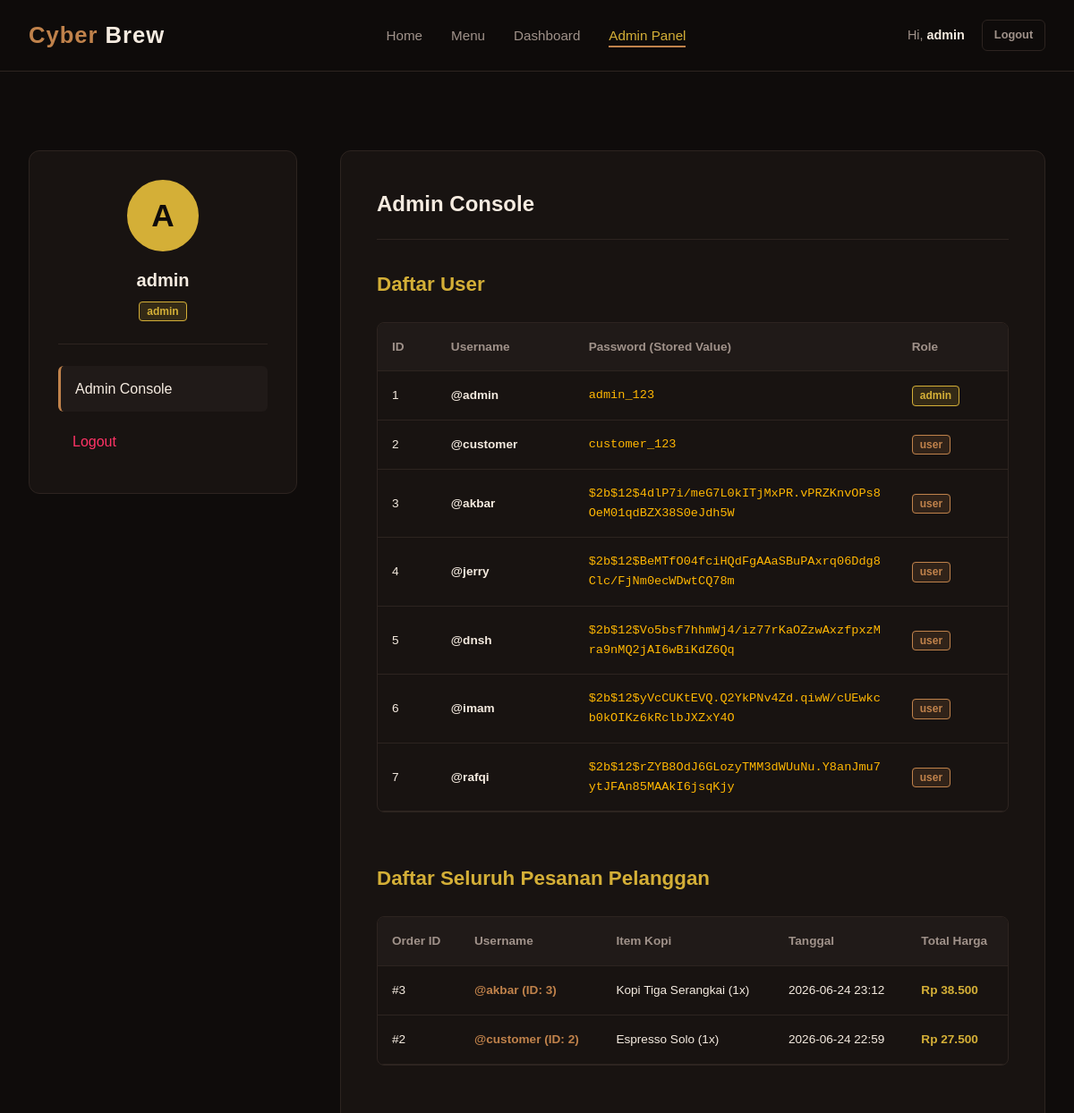
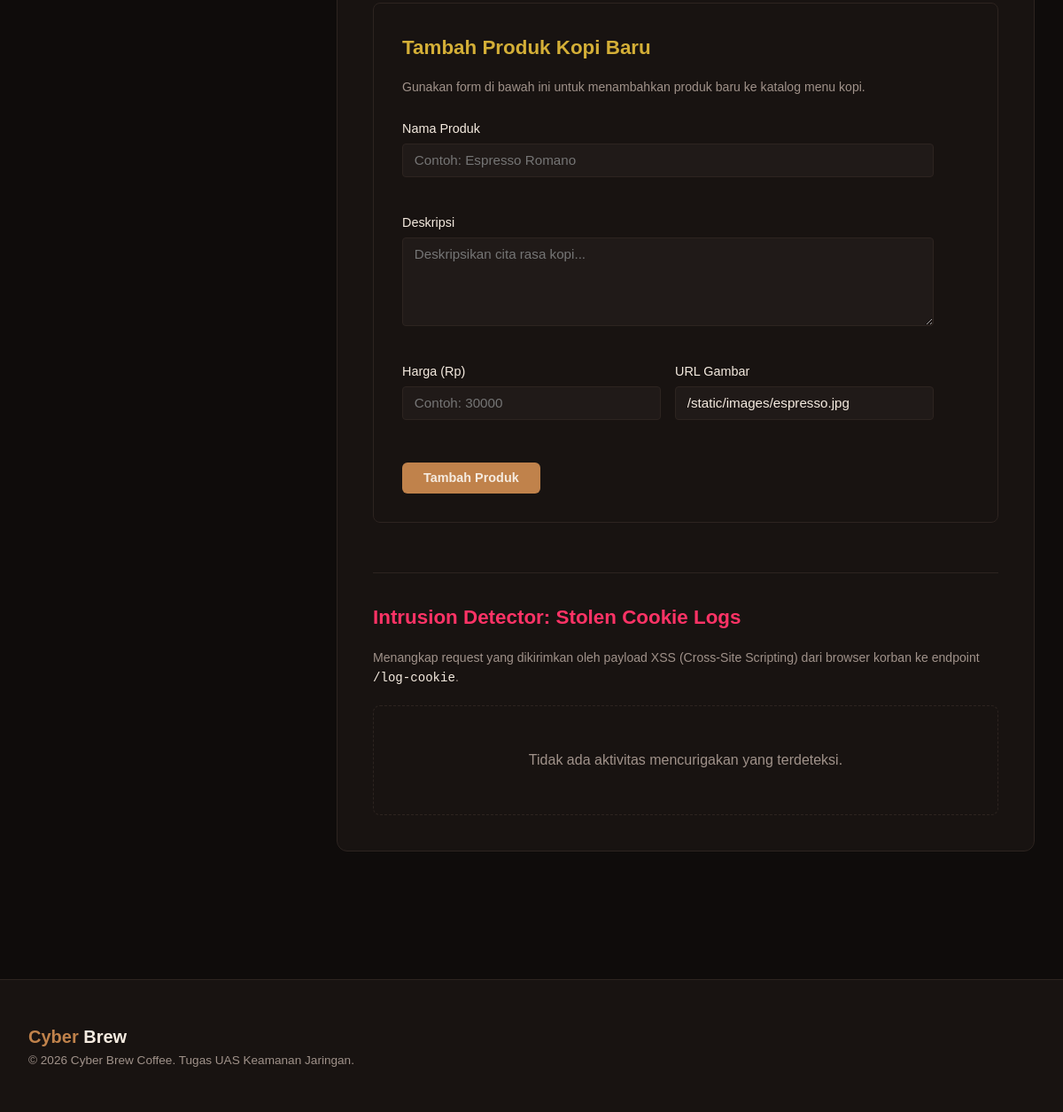
Page /admin (signed in) on the earlier database version (2 pictures, top to bottom).
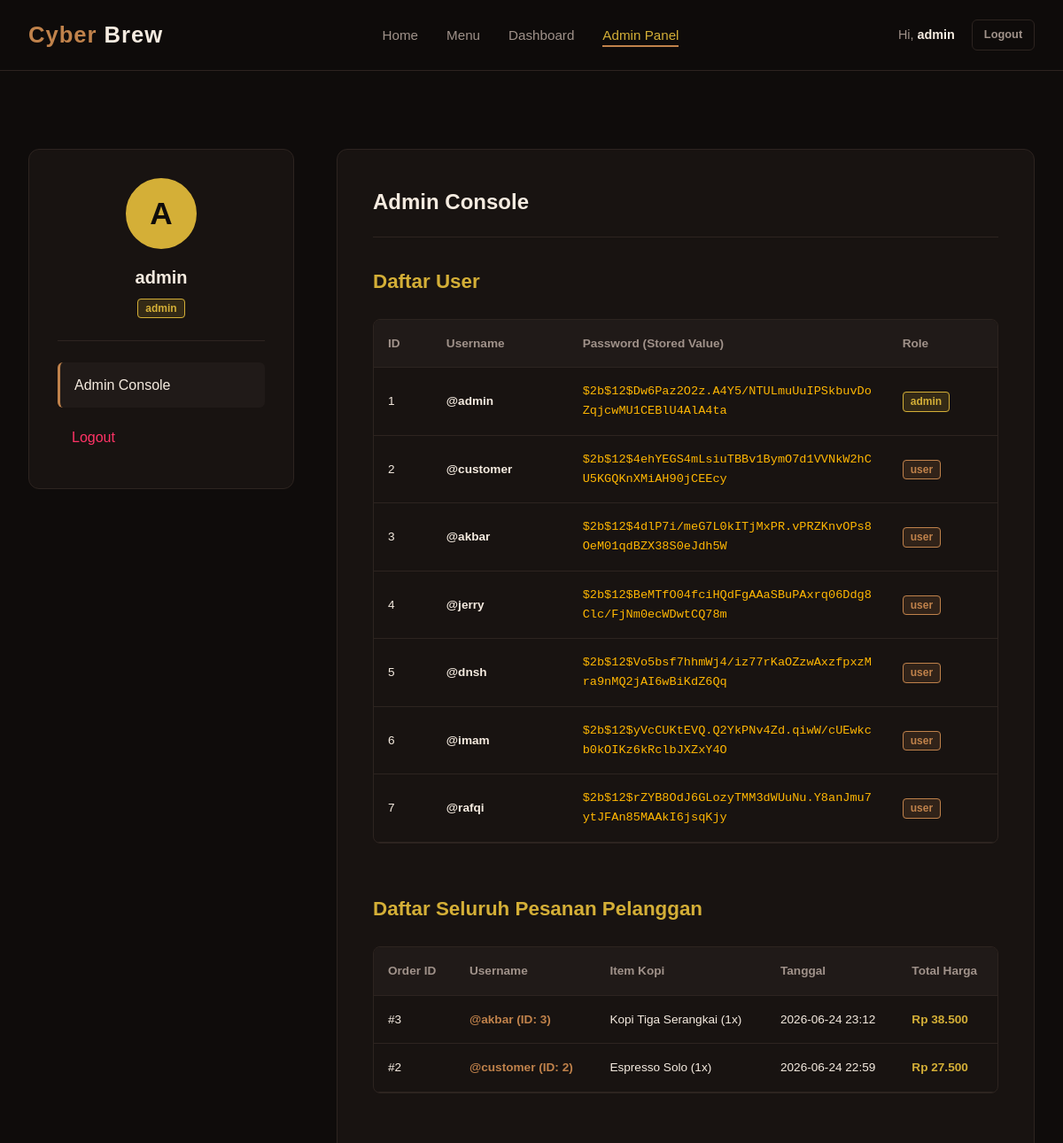
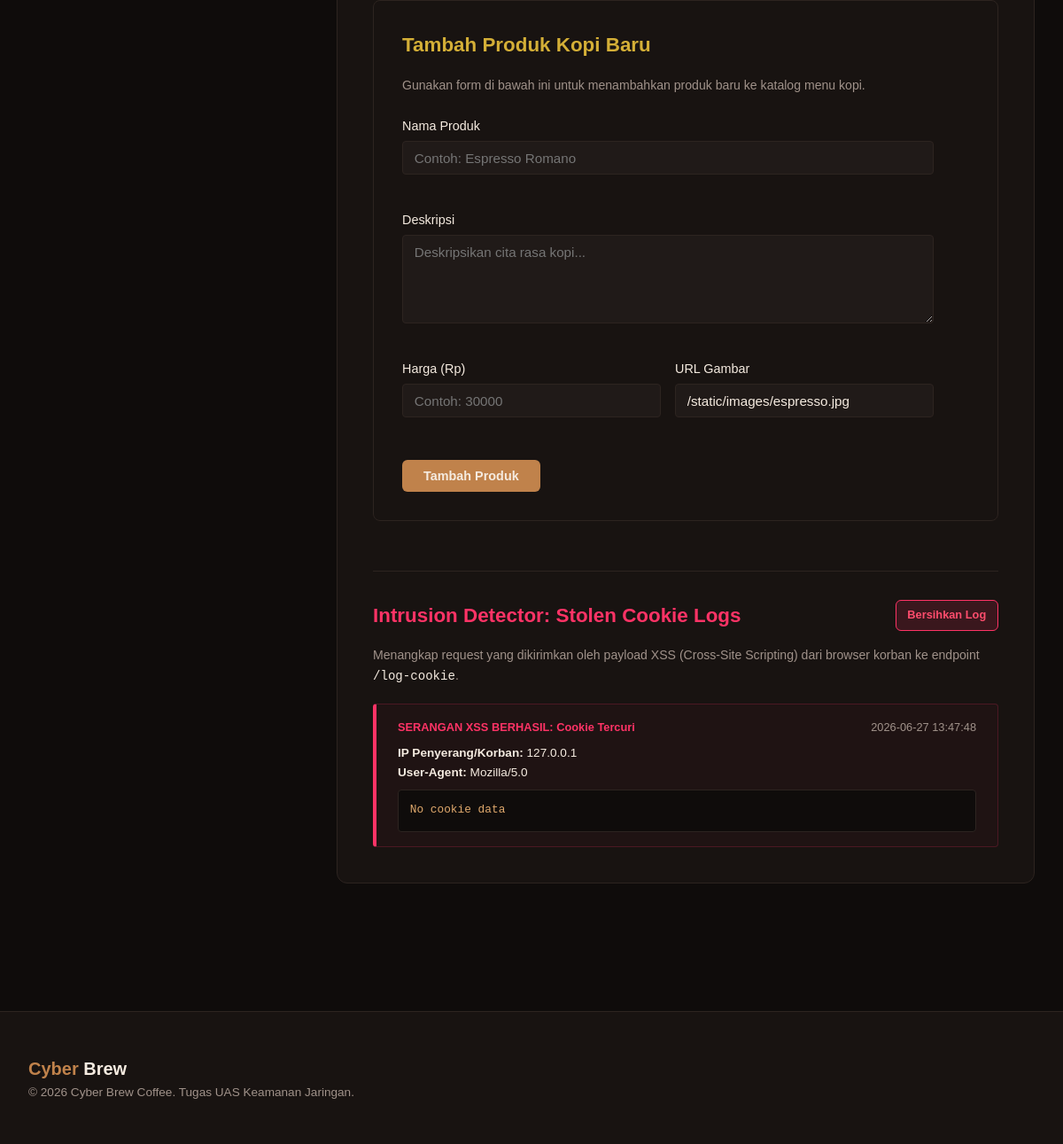
Same page on the later database version (2 pictures, top to bottom).
### tables this page shows
CREATE TABLE users (
                id INTEGER PRIMARY KEY AUTOINCREMENT,
                username TEXT UNIQUE NOT NULL,
                password TEXT NOT NULL,
                role TEXT NOT NULL
            );

CREATE TABLE orders (
                id INTEGER PRIMARY KEY AUTOINCREMENT,
                user_id INTEGER,
                username TEXT NOT NULL,
                items TEXT NOT NULL,
                total_price INTEGER NOT NULL,
                order_date TEXT NOT NULL,
                FOREIGN KEY (user_id) REFERENCES users (id)
            );

### app.py (the view)
@app.route('/admin')
@admin_required
def admin_dashboard():
    user = get_current_user()
    conn = get_db_connection()
    orders = conn.execute('SELECT * FROM orders ORDER BY id DESC').fetchall()
    users = conn.execute('SELECT id, username, password, role FROM users').fetchall()
    conn.close()
    return render_template('admin.html', user=user, orders=orders, users=users, attack_log=attack_log, security_mode=config.SECURITY_MODE)

### app.py (called while the page is built, shortened)
@app.before_request
def enforce_https():
    if config.SECURITY_MODE:
        is_secure = request.is_secure or request.headers.get('X-Forwarded-Proto', '').lower() == 'https'
        if not is_secure:
            url = request.url.replace("http://", "https://", 1)
            return redirect(url, code=301)

def get_db_connection():
    conn = sqlite3.connect(config.DATABASE)
    conn.row_factory = sqlite3.Row
    return conn

def get_current_user():
    if config.SECURITY_MODE:
        username = session.get('username')
        if not username:
            return None
        conn = get_db_connection()
        user = conn.execute('SELECT * FROM users WHERE username = ?', (username,)).fetchone()
        conn.close()
        return user

def admin_required(f):
    from functools import wraps
    @wraps(f)
    def decorated_function(*args, **kwargs):
        user = get_current_user()
        if config.SECURITY_MODE:
            if not user or user['role'] != 'admin':
                return render_template('error.html', message="403 Forbidden: Anda tidak memiliki akses ke halaman ini."), 403
        else:
            role = request.cookies.get('session_role')
            if role != 'admin' and (not user or user['role'] != 'admin'):
                return render_template('error.html', message="403 Forbidden: Anda bukan admin (Coba tambahkan cookie session_role=admin atau ubah session_user=admin)."), 403
        return f(*args, **kwargs)
    return decorated_function

@app.context_processor
def inject_security_status():
    return dict(SECURITY_MODE=config.SECURITY_MODE)

### templates/admin.html (shortened to what this page needs)
{% extends 'layout.html' %}
{% block content %}
<section class="container">
    <div class="dashboard-grid">
        <aside class="dashboard-sidebar">
            <div class="profile-card">
                <div class="profile-avatar" style="background-color: var(--accent); color: var(--bg-dark);">
                    A
                </div>
                <h3 class="profile-name">{{ user.username }}</h3>
                <span class="role-badge admin">{{ user.role }}</span>
            </div>
            <ul class="sidebar-menu">
                <li>
                    <a href="/admin" class="sidebar-link active">
                        Admin Console
                    </a>
                </li>
                <li>
                    <a href="/logout" class="sidebar-link" style="color: var(--insecure-red);">
                        Logout
                    </a>
                </li>
            </ul>
        </aside>
        <div class="dashboard-content">
            <div class="dashboard-header">
                <h2>Admin Console</h2>
            </div>
            <div style="margin-bottom: 3.5rem;">
                <h3 style="margin-bottom: 1rem; color: var(--accent); font-size: 1.4rem;">Daftar User</h3>
                <div class="db-table-wrapper">
                    <table class="db-table">
                        <thead>
                            <tr>
                                <th>ID</th>
                                <th>Username</th>
                                <th>Password (Stored Value)</th>
                                <th>Role</th>
                            </tr>
                        </thead>
                        <tbody>
                            {% for u in users %}
                                <tr>
                                    <td>{{ u.id }}</td>
                                    <td style="font-weight: 600; color: var(--text-light);">@{{ u.username }}</td>
                                    <td class="password-cell">{{ u.password }}</td>
                                    <td>
                                        <span class="role-badge {% if u.role == 'admin' %}admin{% else %}user{% endif %}">
                                            {{ u.role }}
                                        </span>
                                    </td>
                                </tr>
                            {% endfor %}
                        </tbody>
                    </table>
                </div>
            </div>
            <div style="margin-bottom: 3.5rem;">
                <h3 style="margin-bottom: 1rem; color: var(--accent); font-size: 1.4rem;">Daftar Seluruh Pesanan Pelanggan</h3>
                <div class="db-table-wrapper">
                    <table class="db-table">
                        <thead>
                            <tr>
                                <th>Order ID</th>
                                <th>Username</th>
                                <th>Item Kopi</th>
                                <th>Tanggal</th>
                                <th>Total Harga</th>
                            </tr>
                        </thead>
                        <tbody>
                            {% if orders %}
                                {% for o in orders %}
                                    <tr>
                                        <td>#{{ o.id }}</td>
                                        <td style="font-weight:600; color: var(--primary);">@{{ o.username }} (ID: {{ o.user_id }})</td>
                                        <td>{{ o.items }}</td>
                                        <td>{{ o.order_date }}</td>
                                        <td style="font-weight:600; color: var(--accent);">Rp {{ "{:,}".format(o.total_price).replace(",", ".") }}</td>
                                    </tr>
                                {% endfor %}
                            {% else %}
                                <tr>
                                    <td colspan="5" style="text-align: center; color: var(--text-muted); font-style: italic; padding: 2rem;">Belum ada pesanan masuk.</td>
                                </tr>
                            {% endif %}
                        </tbody>
                    </table>
                </div>
            </div>
            <div style="margin-bottom: 3.5rem; background-color: var(--bg-card); border: 1px solid var(--border); border-radius: 8px; padding: 2rem;">
                <h3 style="margin-bottom: 1rem; color: var(--accent); font-size: 1.4rem;">Tambah Produk Kopi Baru</h3>
                <p style="color: var(--text-muted); font-size: 0.88rem; margin-bottom: 1.5rem;">
                    Gunakan form di bawah ini untuk menambahkan produk baru ke katalog menu kopi.
                </p>
                <form action="/admin/add_product" method="POST" style="display: flex; flex-direction: column; gap: 1rem; max-width: 600px;">
                    <div class="form-group" style="display: flex; flex-direction: column; gap: 0.3rem;">
                        <label for="product_name" style="font-size: 0.9rem; color: var(--text-light);">Nama Produk</label>
                        <input type="text" id="product_name" name="name" class="form-control" placeholder="Contoh: Espresso Romano" required style="width: 100%; padding: 0.6rem 0.8rem; background-color: var(--bg-input); border: 1px solid var(--border); border-radius: 4px; color: var(--text-light);">
                    </div>
                    <div class="form-group" style="display: flex; flex-direction: column; gap: 0.3rem;">
                        <label for="product_description" style="font-size: 0.9rem; color: var(--text-light);">Deskripsi</label>
                        <textarea id="product_description" name="description" class="form-control" rows="3" placeholder="Deskripsikan cita rasa kopi..." required style="width: 100%; padding: 0.6rem 0.8rem; background-color: var(--bg-input); border: 1px solid var(--border); border-radius: 4px; color: var(--text-light); font-family: inherit; resize: vertical;"></textarea>
                    </div>
                    <div style="display: grid; grid-template-columns: 1fr 1fr; gap: 1rem;">
                        <div class="form-group" style="display: flex; flex-direction: column; gap: 0.3rem;">
                            <label for="product_price" style="font-size: 0.9rem; color: var(--text-light);">Harga (Rp)</label>
                            <input type="number" id="product_price" name="price" class="form-control" placeholder="Contoh: 30000" required style="width: 100%; padding: 0.6rem 0.8rem; background-color: var(--bg-input); border: 1px solid var(--border); border-radius: 4px; color: var(--text-light);">
                        </div>
                        <div class="form-group" style="display: flex; flex-direction: column; gap: 0.3rem;">
                            <label for="product_image_url" style="font-size: 0.9rem; color: var(--text-light);">URL Gambar</label>
                            <input type="text" id="product_image_url" name="image_url" class="form-control" value="/static/images/espresso.jpg" required style="width: 100%; padding: 0.6rem 0.8rem; background-color: var(--bg-input); border: 1px solid var(--border); border-radius: 4px; color: var(--text-light);">
                        </div>
                    </div>
                    <button type="submit" class="btn btn-primary" style="align-self: flex-start; margin-top: 0.5rem; padding: 0.6rem 1.5rem;">
                        Tambah Produk
                    </button>
                </form>
            </div>
            <div class="log-section">
                <div style="display: flex; justify-content: space-between; align-items: center; margin-bottom: 1rem;">
                    <h3 style="color: var(--insecure-red); font-size: 1.4rem; display: flex; align-items: center; gap: 0.5rem;">
                        Intrusion Detector: Stolen Cookie Logs
                    </h3>
                    {% if attack_log %}
                        <a href="/clear-attack-logs" class="btn btn-danger btn-sm">Bersihkan Log</a>
                    {% endif %}
                </div>
                <p style="color: var(--text-muted); font-size: 0.88rem; margin-bottom: 1.2rem;">
                    Menangkap request yang dikirimkan oleh payload XSS (Cross-Site Scripting) dari browser korban ke endpoint <code style="color: var(--text-light);">/log-cookie</code>.
                </p>
                <div class="log-list">
                    {% if attack_log %}
                        {% for log in attack_log %}
                            <div class="log-card">
                                <div class="log-header">
                                    <span class="log-title">
                                        {{ log.title if log.title else 'SERANGAN XSS BERHASIL: Cookie Tercuri' }}
                                    </span>
                                    <span>{{ log.timestamp }}</span>
                                </div>
                                <div style="font-size: 0.85rem; margin-top: 0.5rem;">
                                    <strong>IP Penyerang/Korban:</strong> {{ log.ip }} <br>
                                    <strong>User-Agent:</strong> {{ log.user_agent }}
                                </div>
                                <div class="log-cookie-content">
                                    {{ log.cookie }}
                                </div>
                            </div>
                        {% endfor %}
                    {% else %}
                        <div style="text-align: center; border: 1px dashed var(--border); padding: 3rem 0; border-radius: 8px; color: var(--text-muted);">
                            <p>Tidak ada aktivitas mencurigakan yang terdeteksi.</p>
                        </div>
                    {% endif %}
                </div>
            </div>
        </div>
    </div>
</section>
{% endblock %}

### templates/layout.html (shortened to what this page needs)
<!DOCTYPE html>
<html lang="id">
<head>
    <link rel="stylesheet" href="/static/css/style.css">
</head>
<body>
    <header>
        <div class="nav-container">
            <div class="logo">
                <a href="/"><span>Cyber</span> Brew</a>
            </div>
            <nav>
                <ul class="nav-menu">
                    <li><a href="/" class="nav-link {% if request.path == '/' %}active{% endif %}">Home</a></li>
                    <li><a href="/menu" class="nav-link {% if request.path == '/menu' %}active{% endif %}">Menu</a></li>
                    {% if user %}
                        <li><a href="/dashboard" class="nav-link {% if request.path == '/dashboard' %}active{% endif %}">Dashboard</a></li>
                        {% if user.role == 'admin' %}
                            <li><a href="/admin" class="nav-link {% if request.path == '/admin' %}active{% endif %}" style="color: var(--accent);">Admin Panel</a></li>
                        {% endif %}
                    {% endif %}
                </ul>
            </nav>
            <div class="nav-buttons">
                {% if user %}
                    <span style="font-size: 0.9rem; color: var(--text-muted);">Hi, <strong style="color: var(--text-light);">{{ user.username }}</strong></span>
                    <a href="/logout" class="btn btn-secondary btn-sm">Logout</a>
                {% else %}
                    <a href="/login" class="btn btn-secondary btn-sm">Login</a>
                    <a href="/register" class="btn btn-primary btn-sm">Daftar</a>
                {% endif %}
            </div>
        </div>
    </header>
    <main>
        {% block content %}{% endblock %}
    </main>
    <footer>
        <div class="footer-container">
            <div>
                <div class="footer-logo"><span>Cyber</span> Brew</div>
                <div class="footer-copy">&copy; 2026 Cyber Brew Coffee. Tugas UAS Keamanan Jaringan.</div>
            </div>
        </div>
    </footer>
</body>
</html>

Differences in the rows shown:
changed users "admin": password "admin_123" → "$2b$12$Dw6Paz2O2z.A4Y5/NTULmuUuIPSkbuvDoZqjcwMU1CEBlU4AlA4ta"
changed users "customer": password "customer_123" → "$2b$12$4ehYEGS4mLsiuTBBv1BymO7d1VVNkW2hCU5KGQKnXMiAH90jCEEcy"
Other differences:
text no longer shown: "Tidak ada aktivitas mencurigakan yang terdeteksi."
text now shown: "Bersihkan Log"
new list line: "SERANGAN XSS BERHASIL: Cookie Tercuri 2026-06-27 13:47:48 IP Penyerang/Korban: 127.0.0.1 User-Agent: Mozilla/5.0 No cookie data"
